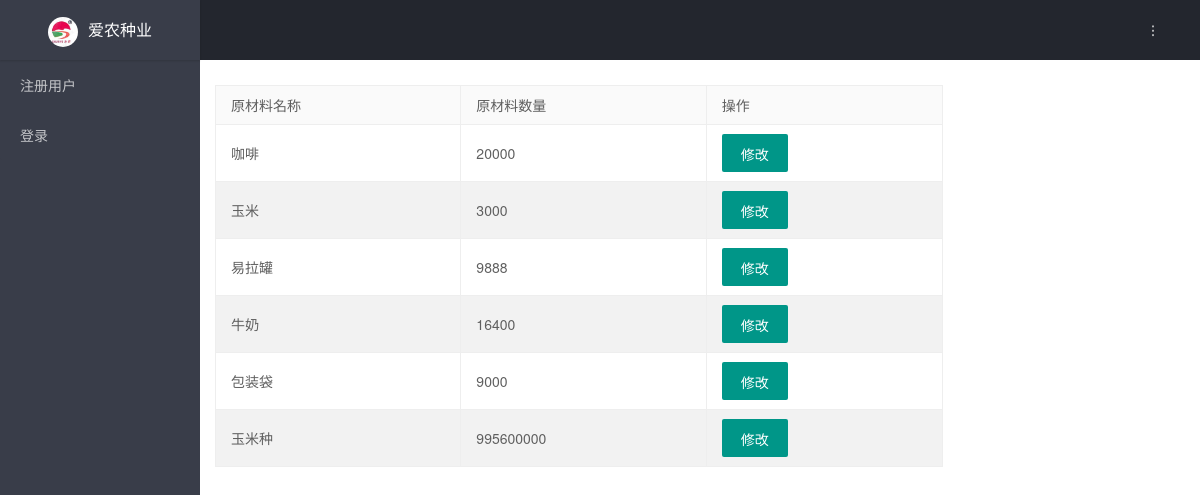
Before: /material/list with the older database file.
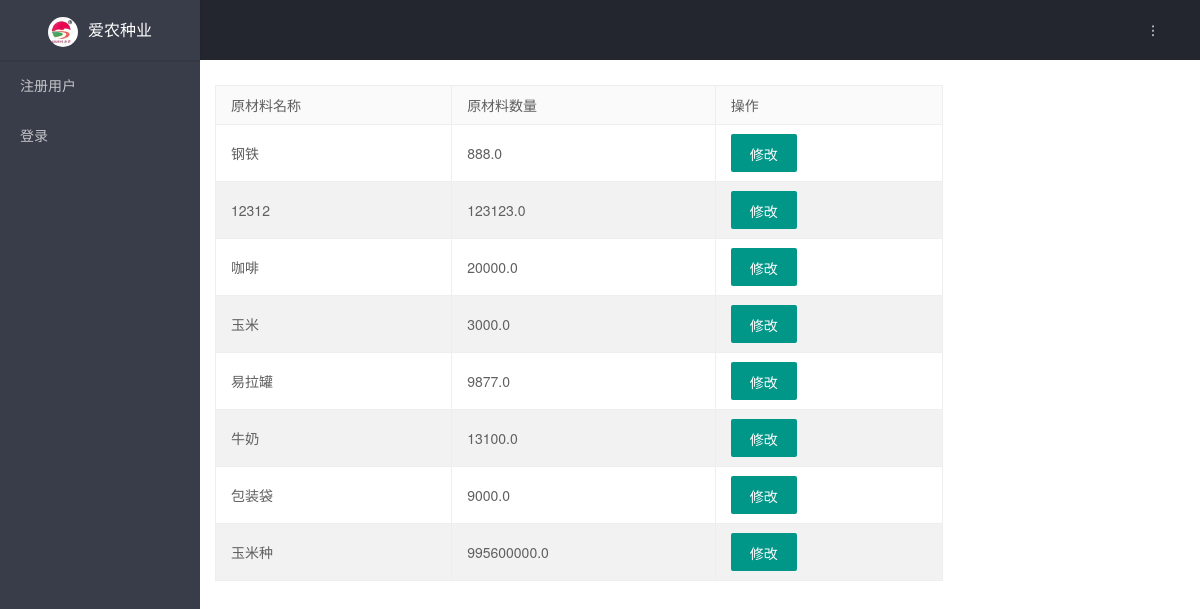
After: the same page with the newer database file.
### tables this page shows
CREATE TABLE [material] ([id] INTEGER PRIMARY KEY AUTOINCREMENT, [name] TEXT NOT NULL UNIQUE, [count] REAL NOT NULL DEFAULT '0');

### transport/material.py (the view)
@bp.route('/list')
def index():
    db = get_db()
    materials = db.execute(
        'SELECT id, name, count'
        ' FROM material'
        ' ORDER BY id DESC'
    ).fetchall()
    return render_template('material/list.html', materials=materials)

### transport/auth.py (called while the page is built)
@bp.before_app_request
def load_logged_in_user():
    user_id = session.get('user_id')
    if user_id is None:
        g.user = None
    else:
        g.user = get_db().execute(
            'SELECT * FROM user WHERE id = ?', (user_id,)
        ).fetchone()

### transport/db.py (called while the page is built)
def get_db():
    if 'db' not in g:
        g.db = sqlite3.connect(
            current_app.config['DATABASE'],
            detect_types=sqlite3.PARSE_DECLTYPES
        )
        g.db.row_factory = sqlite3.Row
    return g.db

### transport/templates/material/list.html (shortened to what this page needs)
{% extends 'base.html' %}
{% block content %}
<div class="page-body">
  <div class="layui-col-md9 site-content">
    <table class="layui-table" lay-even>
      <thead>
        <tr>
          <th>原材料名称</th>
          <th>原材料数量</th>
          <th>操作</th>
        </tr>
      </thead>
      <tbody>
      {% for material in materials %}
        <tr>
          <td>{{material['name']}}</td>
          <td>{{material['count']}}</td>
          <td><button class="layui-btn" onclick="modifyLayer('{{material['id']}}','{{material['name']}}')">修改</button></td>
        </tr>
      {% endfor %}
      </tbody>
    </table>
  </div>
    </div>
{% endblock %}

### transport/templates/base.html (shortened to what this page needs)
<!doctype html>
<head>
  <link href="../static/layui/css/layui.css" rel="stylesheet">
</head>
<body>
<div class="layui-layout layui-layout-admin">
  <div class="layui-header">
    <div class="layui-logo layui-hide-xs layui-bg-black"><img src="../static/icon/logo.png" class="layui-nav-img">爱农种业</div>
    <ul class="layui-nav layui-layout-right">
      <li class="layui-nav-item" lay-header-event="menuRight" lay-unselect>
        <a href="javascript:;">
          <i class="layui-icon layui-icon-more-vertical"></i>
        </a>
      </li>
    </ul>
  </div>
  <div class="layui-side layui-bg-black">
    <div class="layui-side-scroll">
      <ul class="layui-nav layui-nav-tree" lay-filter="test" id="menu">
        {% if g.user %}
        {% else %}
        <li class="layui-nav-item"> <a href="{{ url_for('auth.register') }}">注册用户</a></li>
        <li class="layui-nav-item"><a href="{{ url_for('auth.login') }}">登录</a></li>
        {% endif %}
      </ul>
    </div>
  </div>
<div class="layui-body">
  <div style="padding: 15px">
  {% block content %}{% endblock %}
    </div>
</div>
</div>
</body>

Changed rows visible on the page:
added material: name "钢铁", count "888.0"
added material: name "12312", count "123123.0"
computed for material "咖啡": count "20000" → "20000.0"
computed for material "玉米": count "3000" → "3000.0"
changed material "易拉罐": count "9888" → "9877.0"
changed material "牛奶": count "16400" → "13100.0"
computed for material "包装袋": count "9000" → "9000.0"
computed for material "玉米种": count "995600000" → "995600000.0"
